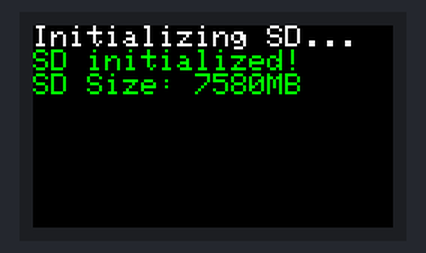
A sketch run on a simulated ESP32. Shown: 240×135 colour display. Storage starts empty.

Above: at 0.3 s.

The sketch:

m5stickcplus-sdcard.ino
```cpp
#include <M5StickCPlus.h>
#include <SD.h>
#include <SPI.h>

#define SD_SCK 0
#define SD_MISO 36
#define SD_MOSI 26
#define SD_CS -1

SPIClass *SD_SPI = new SPIClass();

void setup() {
  M5.begin();

  M5.Lcd.setRotation(3);
  M5.Lcd.fillScreen(BLACK);
  M5.Lcd.setTextSize(2);

  M5.Lcd.setTextColor(WHITE);
  M5.Lcd.println("Initializing SD...");

  // Direciona a comunicação SPI para os GPIOs onde o Shield do SD Card está conectado
  SD_SPI->begin(SD_SCK, SD_MISO, SD_MOSI, SD_CS);

  // Inicia o SD Card com a comunicação SPI customizada
  bool initialized = SD.begin(SD_CS, *SD_SPI);

  if (initialized) {
    M5.Lcd.setTextColor(GREEN);
    M5.Lcd.println("SD initialized!");
    uint64_t sdSizeMB = SD.cardSize() / (1024 * 1024);
    M5.Lcd.println("SD Size: " + String(sdSizeMB) + "MB");
  } else {
    M5.Lcd.setTextColor(RED);
    M5.Lcd.println("Failed to mount SD");
  }
}

void loop() {
}
```
